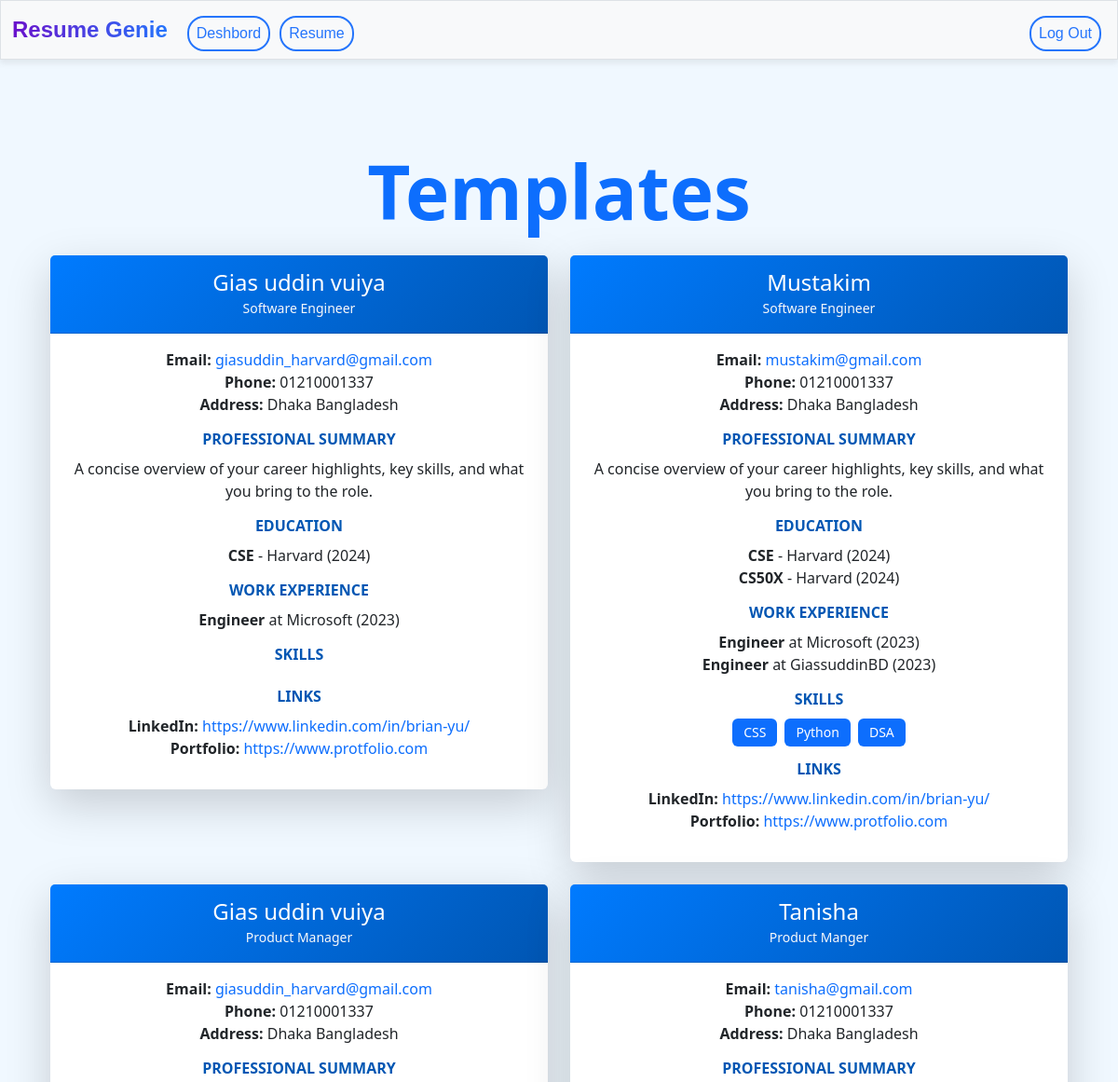
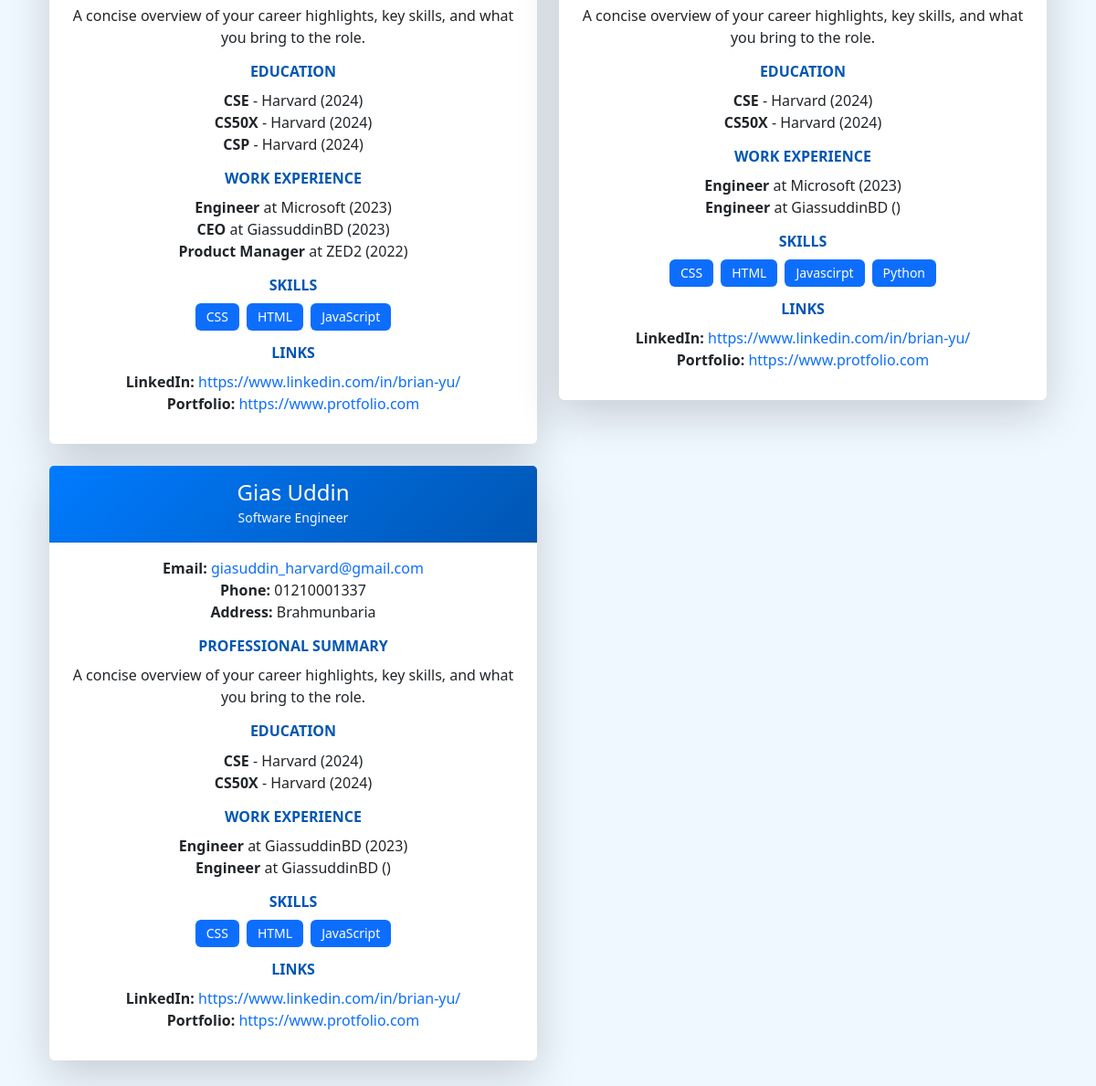
Screenshot of /templates (signed in) with the database file from the repository (2 pictures, top to bottom).
### tables this page shows
CREATE TABLE resumes(
    id INTEGER PRIMARY KEY AUTOINCREMENT,
    user_id INTEGER NOT NULL,
    title TEXT NOT NULL,
    name TEXT NOT NULL,
    email TEXT NOT NULL,
    phone TEXT,
    address TEXT,
    linkedin TEXT,
    portfolio TEXT,
    professional_summary TEXT,
    education TEXT,
    work_experience TEXT,
    skills TEXT,
    created_at TIMESTAMP DEFAULT CURRENT_TIMESTAMP,
    FOREIGN KEY (user_id) REFERENCES users(id)
);

### app.py (the view)
@app.route("/templates", methods=["GET"])
def templates():
    try:
        resumes = db.execute("SELECT * FROM resumes")
        for resume in resumes:
            if 'education' in resume and resume['education']:
                resume['education'] = json.loads(resume['education'])
            if 'work_experience' in resume and resume['work_experience']:
                resume['work_experience'] = json.loads(resume['work_experience'])
            if 'skills' in resume and resume['skills']:
                resume['skills'] = json.loads(resume['skills'])
        template_s = ['template-1.html', 'template-2.html', 'template-3.html']
        for i, resume in enumerate(resumes):
            resume['template'] = template_s[i % len(template_s)]  # Rotate through templates
        return render_template('templates.html', resumes=resumes)
    except Exception as e:
        app.logger.error(f"Error fetching resumes: {e}")
        flash("An error occurred while fetching resumes.")
        return render_template("templates.html", resumes=[])

### app.py (called while the page is built)
@app.after_request
def after_request(response):
    response.headers["Cache-Control"] = "no-cache, no-store, must-revalidate"
    response.headers["Expires"] = 0
    response.headers["Pragma"] = "no-cache"
    return response

### templates/templates.html (shortened to what this page needs)
{% extends "layout.html" %}
{% block main %}
<div class="container my-5">
    <h1 class="text-center mb-4 text-primary fw-bold">Templates</h1>
    {% if resumes %}
        <div class="row g-4">
            {% for resume in resumes %}
            <div class="col-lg-6 col-md-12">
                <div class="card resume-card shadow-lg border-0">
                    <div class="card-header bg-gradient-primary text-white">
                        <h4 class="mb-0">{{ resume.name }}</h4>
                        <small class="text-light">{{ resume.title }}</small>
                    </div>
                    <div class="card-body">
                        <div class="resume-section">
                            <p>
                                <strong>Email:</strong>
                                <a href="mailto:{{ resume.email }}" class="text-decoration-none text-primary">{{ resume.email }}</a><br>
                                <strong>Phone:</strong> {{ resume.phone }}<br>
                                <strong>Address:</strong> {{ resume.address }}
                            </p>
                        </div>
                        <div class="resume-section">
                            <h5 class="section-title">Professional Summary</h5>
                            <p>{{ resume.professional_summary }}</p>
                        </div>
                        <div class="resume-section">
                            <h5 class="section-title">Education</h5>
                            <ul class="list-unstyled">
                                {% for edu in resume.education %}
                                <li>
                                    <strong>{{ edu.degree }}</strong> - {{ edu.institution }} ({{ edu.year }})
                                </li>
                                {% endfor %}
                            </ul>
                        </div>
                        <div class="resume-section">
                            <h5 class="section-title">Work Experience</h5>
                            <ul class="list-unstyled">
                                {% for work in resume.work_experience %}
                                <li>
                                    <strong>{{ work.role }}</strong> at {{ work.company }} ({{ work.year }})
                                </li>
                                {% endfor %}
                            </ul>
                        </div>
                        <div class="resume-section">
                            <h5 class="section-title">Skills</h5>
                            <div class="d-flex flex-wrap gap-2">
                                {% for skill in resume.skills %}
                                <span class="badge bg-primary text-white">{{ skill }}</span>
                                {% endfor %}
                            </div>
                        </div>
                        <div class="resume-section">
                            <h5 class="section-title">Links</h5>
                            <p>
                                {% if resume.linkedin %}
                                <strong>LinkedIn:</strong>
                                <a href="{{ resume.linkedin }}" target="_blank" class="text-decoration-none text-primary">{{ resume.linkedin }}</a><br>
                                {% endif %}
                                {% if resume.portfolio %}
                                <strong>Portfolio:</strong>
                                <a href="{{ resume.portfolio }}" target="_blank" class="text-decoration-none text-primary">{{ resume.portfolio }}</a>
                                {% endif %}
                            </p>
                        </div>
                    </div>
                </div>
            </div>
            {% endfor %}
        </div>
    {% else %}
        <div class="alert alert-warning text-center" role="alert">
            No resumes found.
        </div>
    {% endif %}
</div>
{% endblock %}

### static/css/style.css (style rules this page uses)
body { background-color: aliceblue; }
.fw-bold { font-style: normal; font-size: 80px; line-height: 90px; text-align: center; }
.d-flex { justify-content: center; }
.resume-card { transition: transform 0.3s ease, box-shadow 0.3s ease; }
.resume-card .card-header { background: linear-gradient(135deg, #007bff, #0056b3); padding: 15px 20px; }
.resume-card .resume-section { margin-bottom: 15px; }
.resume-card .section-title { font-weight: 600; color: #0056b3; margin-bottom: 10px; text-transform: uppercase; font-size: 16px; }
a.text-primary { color: #007bff; text-decoration: none; }
.badge { padding: 8px 12px; font-size: 14px; font-weight: 500; }
.resume-card { position: relative; }

### rows the page displays
resumes: name "Gias uddin vuiya", title "Software Engineer", email "giasuddin_harvard@gmail.com", phone "01210001337", address "Dhaka Bangladesh", professional_summary "A concise overview of your career highlights, key skills, and what you bring to the role.", degree "CSE", institution "Harvard", year "2024", role "Engineer", company "Microsoft", year "2023", linkedin "https://www.linkedin.com/in/brian-yu/", portfolio "https://www.protfolio.com"
resumes: name "Mustakim", title "Software Engineer", email "mustakim@gmail.com", phone "01210001337", address "Dhaka Bangladesh", professional_summary "A concise overview of your career highlights, key skills, and what you bring to the role.", degree "CSE" "CS50X", institution "Harvard" "Harvard", year "2024" "2024", role "Engineer" "Engineer", company "Microsoft" "GiassuddinBD", year "2023" "2023", skills "CSS" "Python" "DSA", linkedin "https://www.linkedin.com/in/brian-yu/", portfolio "https://www.protfolio.com"
resumes: name "Gias uddin vuiya", title "Product Manager", email "giasuddin_harvard@gmail.com", phone "01210001337", address "Dhaka Bangladesh", professional_summary "A concise overview of your career highlights, key skills, and what you bring to the role.", degree "CSE" "CS50X" "CSP", institution "Harvard" "Harvard" "Harvard", year "2024" "2024" "2024", role "Engineer" "CEO" "Product Manager", company "Microsoft" "GiassuddinBD" "ZED2", year "2023" "2023" "2022", skills "CSS" "HTML" "JavaScript", linkedin "https://www.linkedin.com/in/brian-yu/", portfolio "https://www.protfolio.com"
resumes: name "Tanisha", title "Product Manger", email "tanisha@gmail.com", phone "01210001337", address "Dhaka Bangladesh", professional_summary "A concise overview of your career highlights, key skills, and what you bring to the role.", degree "CSE" "CS50X", institution "Harvard" "Harvard", year "2024" "2024", role "Engineer" "Engineer", company "Microsoft" "GiassuddinBD", year "2023", skills "CSS" "HTML" "Javascirpt" "Python", linkedin "https://www.linkedin.com/in/brian-yu/", portfolio "https://www.protfolio.com"
resumes: name "Gias Uddin", title "Software Engineer", email "giasuddin_harvard@gmail.com", phone "01210001337", address "Brahmunbaria", professional_summary "A concise overview of your career highlights, key skills, and what you bring to the role.", degree "CSE" "CS50X", institution "Harvard" "Harvard", year "2024" "2024", role "Engineer" "Engineer", company "GiassuddinBD" "GiassuddinBD", year "2023", skills "CSS" "HTML" "JavaScript", linkedin "https://www.linkedin.com/in/brian-yu/", portfolio "https://www.protfolio.com"
